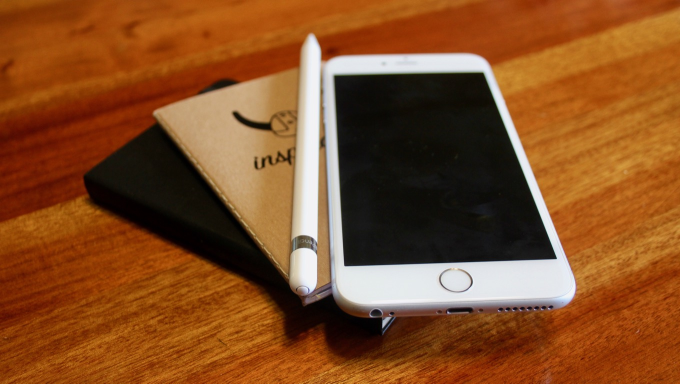
#> input picture test_images/watershed_test1.jpg, 1360 x 767 px (shown at 1/2 size)
$ python pyramid.py --image test_images/watershed_test1.jpg
#> lines starting #> are read from the running program, lines starting #| are printed output that depends on the picture
### helpers.py
# import packages
import imutils

def pyramid(image, scale=1.5, minSize=(30,30)):
	# yield the original image
	yield image

	# keep looping over the pyramid
	while True:
		# compute the new dimensions of the image and resize it
		w = int(image.shape[1]/scale)
		image = imutils.resize(image, width=w)

		# if the resized image does not meet the minimum size
		# then stop constructing the pyramid
		if image.shape[0] < minSize[1] or image.shape[1] < minSize[0]:
			break

		# yield the next image in the pyramid
		yield image

# [6 lines left out: function sliding_window, not called in this run]

### pyramid.py
# import the necessary packages
from helpers import pyramid
from skimage.transform import pyramid_gaussian
import argparse
import cv2

# construct the argument parser and parse the arguments
ap = argparse.ArgumentParser()
ap.add_argument("-i", "--image", required=True, help="Path to the image")
ap.add_argument("-s", "--scale", type=float, default=1.5, help="scale factor size")
args = vars(ap.parse_args())

# load the image
image = cv2.imread(args["image"])
#> image is the input picture: shape (767, 1360, 3); mean B, G, R 36.5, 77.7, 132.8

# METHOD #1: No smooth, just scaling.
# loop over the image pyramid
for (i, resized) in enumerate(pyramid(image, scale=args["scale"])):
	# show the resized image
	cv2.imshow("Layer {}".format(i + 1), resized)
	cv2.waitKey(0)
#> this loop made 8 passes
#> pass 2, `cv2.imshow("Layer {}".format(i + 1), resized)`:
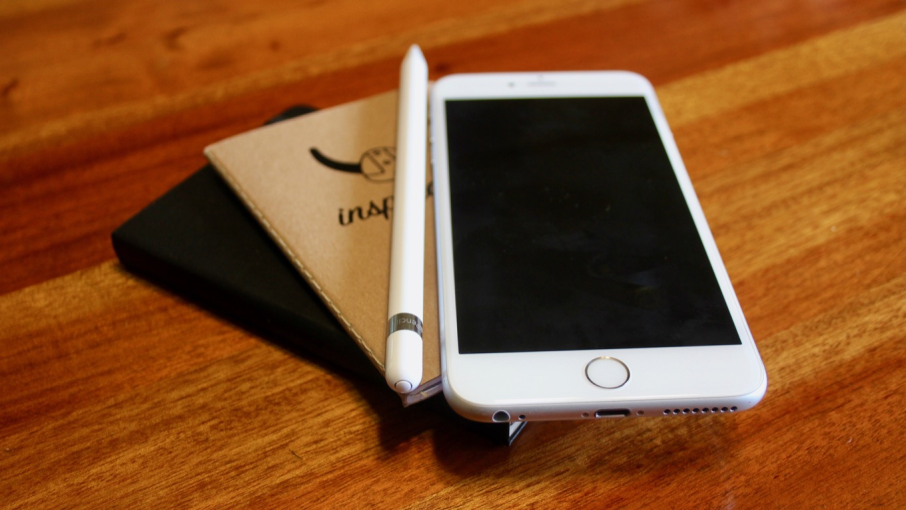
#> window 'Layer 2': shape (510, 906, 3); mean B, G, R 36.5, 77.7, 132.8

# close all windows
cv2.destroyAllWindows()

# METHOD #2: Resizing + Gaussian smoothing.
for (i, resized) in enumerate(pyramid_gaussian(image, downscale=2)):
	# if the image is too small, break from the loop
	if resized.shape[0] < 30 or resized.shape[1] < 30:
		break

	# show the resized image
	cv2.imshow("Layer {}".format(i + 1), resized)
	cv2.waitKey(0)
#> this loop made 6 passes

# to run the code in command prompt
# python pyramid.py --image C:\image location --scale value
